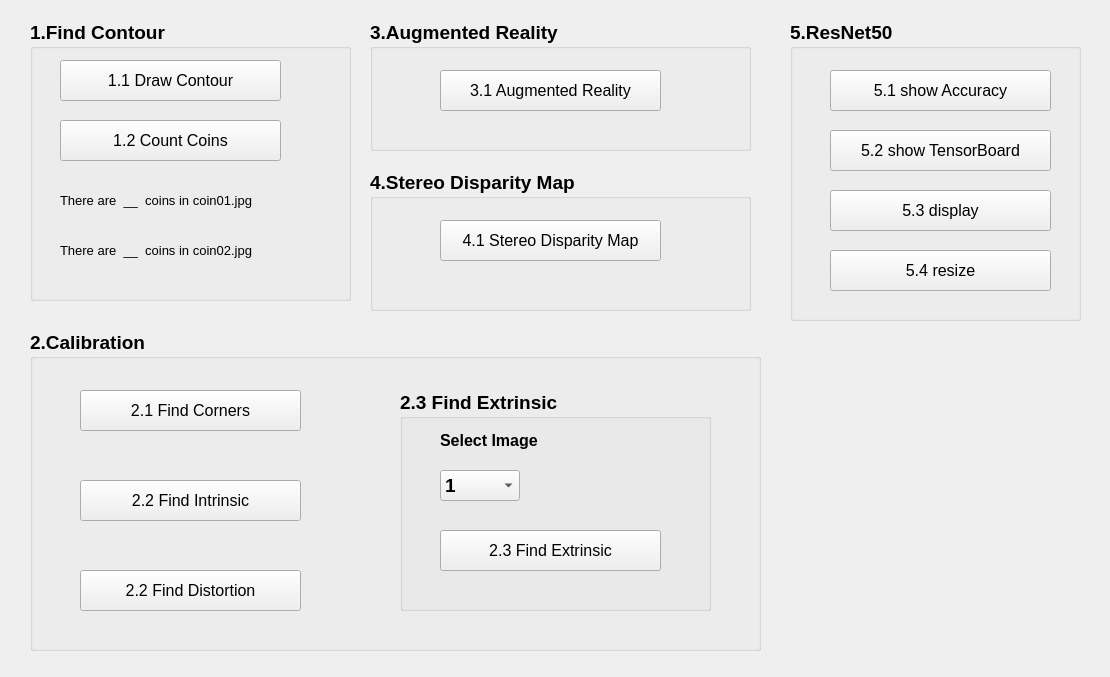
<?xml version="1.0" encoding="UTF-8"?>
<ui version="4.0">
 <class>Form</class>
 <widget class="QWidget" name="Form">
  <property name="geometry">
   <rect>
    <x>0</x>
    <y>0</y>
    <width>1110</width>
    <height>677</height>
   </rect>
  </property>
  <property name="windowTitle">
   <string>Form</string>
  </property>
  <widget class="QGroupBox" name="groupBox">
   <property name="geometry">
    <rect>
     <x>30</x>
     <y>20</y>
     <width>321</width>
     <height>281</height>
    </rect>
   </property>
   <property name="font">
    <font>
     <pointsize>14</pointsize>
     <weight>75</weight>
     <bold>true</bold>
    </font>
   </property>
   <property name="title">
    <string>1.Find Contour</string>
   </property>
   <widget class="QPushButton" name="pushButton">
    <property name="geometry">
     <rect>
      <x>30</x>
      <y>40</y>
      <width>221</width>
      <height>41</height>
     </rect>
    </property>
    <property name="font">
     <font>
      <pointsize>12</pointsize>
      <weight>50</weight>
      <bold>false</bold>
     </font>
    </property>
    <property name="text">
     <string>1.1 Draw Contour</string>
    </property>
   </widget>
   <widget class="QPushButton" name="pushButton_2">
    <property name="geometry">
     <rect>
      <x>30</x>
      <y>100</y>
      <width>221</width>
      <height>41</height>
     </rect>
    </property>
    <property name="font">
     <font>
      <pointsize>12</pointsize>
      <weight>50</weight>
      <bold>false</bold>
     </font>
    </property>
    <property name="text">
     <string>1.2 Count Coins</string>
    </property>
   </widget>
   <widget class="QLabel" name="label_1">
    <property name="geometry">
     <rect>
      <x>30</x>
      <y>160</y>
      <width>221</width>
      <height>41</height>
     </rect>
    </property>
    <property name="font">
     <font>
      <pointsize>10</pointsize>
      <weight>50</weight>
      <bold>false</bold>
     </font>
    </property>
    <property name="text">
     <string>There are  __  coins in coin01.jpg</string>
    </property>
   </widget>
   <widget class="QLabel" name="label_2">
    <property name="geometry">
     <rect>
      <x>30</x>
      <y>210</y>
      <width>221</width>
      <height>41</height>
     </rect>
    </property>
    <property name="font">
     <font>
      <pointsize>10</pointsize>
      <weight>50</weight>
      <bold>false</bold>
     </font>
    </property>
    <property name="text">
     <string>There are  __  coins in coin02.jpg</string>
    </property>
   </widget>
  </widget>
  <widget class="QGroupBox" name="groupBox_2">
   <property name="geometry">
    <rect>
     <x>30</x>
     <y>330</y>
     <width>731</width>
     <height>321</height>
    </rect>
   </property>
   <property name="font">
    <font>
     <pointsize>14</pointsize>
     <weight>75</weight>
     <bold>true</bold>
    </font>
   </property>
   <property name="title">
    <string>2.Calibration</string>
   </property>
   <widget class="QGroupBox" name="groupBox_5">
    <property name="geometry">
     <rect>
      <x>370</x>
      <y>60</y>
      <width>311</width>
      <height>221</height>
     </rect>
    </property>
    <property name="title">
     <string>2.3 Find Extrinsic</string>
    </property>
    <widget class="QPushButton" name="pushButton_8">
     <property name="geometry">
      <rect>
       <x>40</x>
       <y>140</y>
       <width>221</width>
       <height>41</height>
      </rect>
     </property>
     <property name="font">
      <font>
       <pointsize>12</pointsize>
       <weight>50</weight>
       <bold>false</bold>
      </font>
     </property>
     <property name="text">
      <string>2.3 Find Extrinsic</string>
     </property>
    </widget>
    <widget class="QLabel" name="label">
     <property name="geometry">
      <rect>
       <x>40</x>
       <y>30</y>
       <width>141</width>
       <height>41</height>
      </rect>
     </property>
     <property name="font">
      <font>
       <pointsize>12</pointsize>
      </font>
     </property>
     <property name="text">
      <string>Select Image</string>
     </property>
    </widget>
    <widget class="QComboBox" name="comboBox">
     <property name="geometry">
      <rect>
       <x>40</x>
       <y>80</y>
       <width>80</width>
       <height>31</height>
      </rect>
     </property>
     <property name="maxVisibleItems">
      <number>15</number>
     </property>
     <item>
      <property name="text">
       <string>1</string>
      </property>
     </item>
     <item>
      <property name="text">
       <string>2</string>
      </property>
     </item>
     <item>
      <property name="text">
       <string>3</string>
      </property>
     </item>
     <item>
      <property name="text">
       <string>4</string>
      </property>
     </item>
     <item>
      <property name="text">
       <string>5</string>
      </property>
     </item>
     <item>
      <property name="text">
       <string>6</string>
      </property>
     </item>
     <item>
      <property name="text">
       <string>7</string>
      </property>
     </item>
     <item>
      <property name="text">
       <string>8</string>
      </property>
     </item>
     <item>
      <property name="text">
       <string>9</string>
      </property>
     </item>
     <item>
      <property name="text">
       <string>10</string>
      </property>
     </item>
     <item>
      <property name="text">
       <string>11</string>
      </property>
     </item>
     <item>
      <property name="text">
       <string>12</string>
      </property>
     </item>
     <item>
      <property name="text">
       <string>13</string>
      </property>
     </item>
     <item>
      <property name="text">
       <string>14</string>
      </property>
     </item>
     <item>
      <property name="text">
       <string>15</string>
      </property>
     </item>
    </widget>
   </widget>
   <widget class="QPushButton" name="pushButton_5">
    <property name="geometry">
     <rect>
      <x>50</x>
      <y>60</y>
      <width>221</width>
      <height>41</height>
     </rect>
    </property>
    <property name="font">
     <font>
      <pointsize>12</pointsize>
      <weight>50</weight>
      <bold>false</bold>
     </font>
    </property>
    <property name="text">
     <string>2.1 Find Corners</string>
    </property>
   </widget>
   <widget class="QPushButton" name="pushButton_6">
    <property name="geometry">
     <rect>
      <x>50</x>
      <y>150</y>
      <width>221</width>
      <height>41</height>
     </rect>
    </property>
    <property name="font">
     <font>
      <pointsize>12</pointsize>
      <weight>50</weight>
      <bold>false</bold>
     </font>
    </property>
    <property name="text">
     <string>2.2 Find Intrinsic</string>
    </property>
   </widget>
   <widget class="QPushButton" name="pushButton_7">
    <property name="geometry">
     <rect>
      <x>50</x>
      <y>240</y>
      <width>221</width>
      <height>41</height>
     </rect>
    </property>
    <property name="font">
     <font>
      <pointsize>12</pointsize>
      <weight>50</weight>
      <bold>false</bold>
     </font>
    </property>
    <property name="text">
     <string>2.2 Find Distortion</string>
    </property>
   </widget>
  </widget>
  <widget class="QGroupBox" name="groupBox_3">
   <property name="geometry">
    <rect>
     <x>370</x>
     <y>20</y>
     <width>381</width>
     <height>131</height>
    </rect>
   </property>
   <property name="font">
    <font>
     <pointsize>14</pointsize>
     <weight>75</weight>
     <bold>true</bold>
    </font>
   </property>
   <property name="title">
    <string>3.Augmented Reality</string>
   </property>
   <widget class="QPushButton" name="pushButton_3">
    <property name="geometry">
     <rect>
      <x>70</x>
      <y>50</y>
      <width>221</width>
      <height>41</height>
     </rect>
    </property>
    <property name="font">
     <font>
      <pointsize>12</pointsize>
      <weight>50</weight>
      <bold>false</bold>
     </font>
    </property>
    <property name="text">
     <string>3.1 Augmented Reality</string>
    </property>
   </widget>
  </widget>
  <widget class="QGroupBox" name="groupBox_4">
   <property name="geometry">
    <rect>
     <x>370</x>
     <y>170</y>
     <width>381</width>
     <height>141</height>
    </rect>
   </property>
   <property name="font">
    <font>
     <pointsize>14</pointsize>
     <weight>75</weight>
     <bold>true</bold>
    </font>
   </property>
   <property name="title">
    <string>4.Stereo Disparity Map</string>
   </property>
   <widget class="QPushButton" name="pushButton_4">
    <property name="geometry">
     <rect>
      <x>70</x>
      <y>50</y>
      <width>221</width>
      <height>41</height>
     </rect>
    </property>
    <property name="font">
     <font>
      <pointsize>12</pointsize>
      <weight>50</weight>
      <bold>false</bold>
     </font>
    </property>
    <property name="text">
     <string>4.1 Stereo Disparity Map</string>
    </property>
   </widget>
  </widget>
  <widget class="QGroupBox" name="groupBox_6">
   <property name="geometry">
    <rect>
     <x>790</x>
     <y>20</y>
     <width>291</width>
     <height>301</height>
    </rect>
   </property>
   <property name="font">
    <font>
     <pointsize>14</pointsize>
     <weight>75</weight>
     <bold>true</bold>
    </font>
   </property>
   <property name="title">
    <string>5.ResNet50</string>
   </property>
   <widget class="QPushButton" name="pushButton_9">
    <property name="geometry">
     <rect>
      <x>40</x>
      <y>50</y>
      <width>221</width>
      <height>41</height>
     </rect>
    </property>
    <property name="font">
     <font>
      <pointsize>12</pointsize>
      <weight>50</weight>
      <bold>false</bold>
     </font>
    </property>
    <property name="text">
     <string>5.1 show Accuracy</string>
    </property>
   </widget>
   <widget class="QPushButton" name="pushButton_10">
    <property name="geometry">
     <rect>
      <x>40</x>
      <y>110</y>
      <width>221</width>
      <height>41</height>
     </rect>
    </property>
    <property name="font">
     <font>
      <pointsize>12</pointsize>
      <weight>50</weight>
      <bold>false</bold>
     </font>
    </property>
    <property name="text">
     <string>5.2 show TensorBoard</string>
    </property>
   </widget>
   <widget class="QPushButton" name="pushButton_11">
    <property name="geometry">
     <rect>
      <x>40</x>
      <y>170</y>
      <width>221</width>
      <height>41</height>
     </rect>
    </property>
    <property name="font">
     <font>
      <pointsize>12</pointsize>
      <weight>50</weight>
      <bold>false</bold>
     </font>
    </property>
    <property name="text">
     <string>5.3 display</string>
    </property>
   </widget>
   <widget class="QPushButton" name="pushButton_12">
    <property name="geometry">
     <rect>
      <x>40</x>
      <y>230</y>
      <width>221</width>
      <height>41</height>
     </rect>
    </property>
    <property name="font">
     <font>
      <pointsize>12</pointsize>
      <weight>50</weight>
      <bold>false</bold>
     </font>
    </property>
    <property name="text">
     <string>5.4 resize</string>
    </property>
   </widget>
  </widget>
 </widget>
 <resources/>
 <connections/>
</ui>
